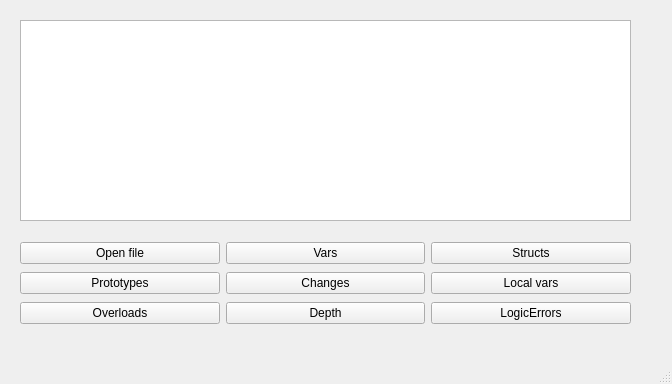
<?xml version="1.0" encoding="UTF-8"?>
<ui version="4.0">
 <class>MainWindow</class>
 <widget class="QMainWindow" name="MainWindow">
  <property name="geometry">
   <rect>
    <x>0</x>
    <y>0</y>
    <width>672</width>
    <height>384</height>
   </rect>
  </property>
  <property name="windowTitle">
   <string>MainWindow</string>
  </property>
  <widget class="QWidget" name="centralwidget">
   <widget class="QPlainTextEdit" name="plainTextEdit">
    <property name="geometry">
     <rect>
      <x>20</x>
      <y>20</y>
      <width>611</width>
      <height>201</height>
     </rect>
    </property>
   </widget>
   <widget class="QWidget" name="gridLayoutWidget">
    <property name="geometry">
     <rect>
      <x>20</x>
      <y>240</y>
      <width>611</width>
      <height>86</height>
     </rect>
    </property>
    <layout class="QGridLayout" name="gridLayout">
     <item row="1" column="2">
      <widget class="QPushButton" name="local_vars">
       <property name="text">
        <string>Local vars</string>
       </property>
      </widget>
     </item>
     <item row="0" column="2">
      <widget class="QPushButton" name="structs_button">
       <property name="text">
        <string>Structs</string>
       </property>
      </widget>
     </item>
     <item row="0" column="1">
      <widget class="QPushButton" name="vars_button">
       <property name="text">
        <string>Vars</string>
       </property>
      </widget>
     </item>
     <item row="0" column="0">
      <widget class="QPushButton" name="open_file_button">
       <property name="text">
        <string>Open file</string>
       </property>
      </widget>
     </item>
     <item row="1" column="0">
      <widget class="QPushButton" name="prototypes_button">
       <property name="text">
        <string>Prototypes</string>
       </property>
      </widget>
     </item>
     <item row="1" column="1">
      <widget class="QPushButton" name="changes_button">
       <property name="text">
        <string>Changes</string>
       </property>
      </widget>
     </item>
     <item row="2" column="0">
      <widget class="QPushButton" name="overloads_button">
       <property name="text">
        <string>Overloads</string>
       </property>
      </widget>
     </item>
     <item row="2" column="1">
      <widget class="QPushButton" name="depth_button">
       <property name="text">
        <string>Depth</string>
       </property>
      </widget>
     </item>
     <item row="2" column="2">
      <widget class="QPushButton" name="logic_button">
       <property name="text">
        <string>LogicErrors</string>
       </property>
      </widget>
     </item>
    </layout>
   </widget>
  </widget>
  <widget class="QMenuBar" name="menubar">
   <property name="geometry">
    <rect>
     <x>0</x>
     <y>0</y>
     <width>672</width>
     <height>22</height>
    </rect>
   </property>
  </widget>
  <widget class="QStatusBar" name="statusbar"/>
 </widget>
 <resources/>
 <connections/>
</ui>
